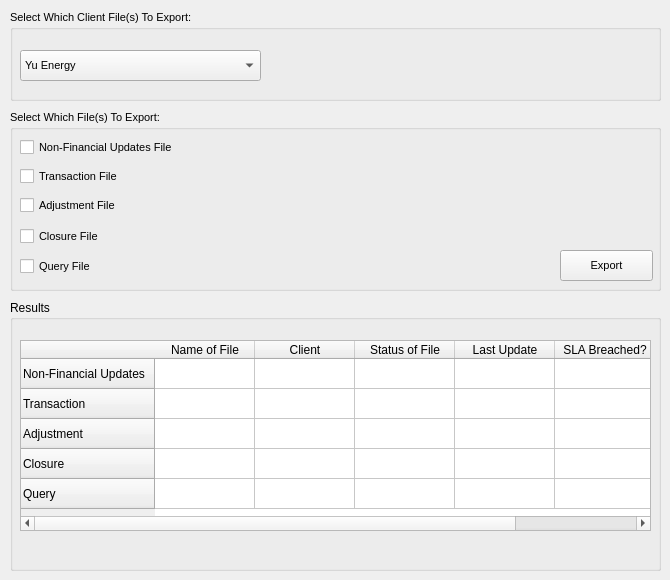
      <widget class="QWidget" name="tab_5">
       <attribute name="title">
        <string>To Client</string>
       </attribute>
       <widget class="QGroupBox" name="groupBox_5">
        <property name="geometry">
         <rect>
          <x>10</x>
          <y>10</y>
          <width>651</width>
          <height>91</height>
         </rect>
        </property>
        <property name="font">
         <font>
          <family>Arial</family>
          <pointsize>8</pointsize>
         </font>
        </property>
        <property name="title">
         <string>Select Which Client File(s) To Export:</string>
        </property>
        <widget class="QComboBox" name="comboBox_7">
         <property name="geometry">
          <rect>
           <x>10</x>
           <y>40</y>
           <width>241</width>
           <height>31</height>
          </rect>
         </property>
         <property name="toolTip">
          <string>Click to Select Client Name</string>
         </property>
         <item>
          <property name="text">
           <string>Yu Energy</string>
          </property>
         </item>
        </widget>
       </widget>
       <widget class="QGroupBox" name="groupBox_6">
        <property name="geometry">
         <rect>
          <x>10</x>
          <y>110</y>
          <width>651</width>
          <height>181</height>
         </rect>
        </property>
        <property name="font">
         <font>
          <family>Arial</family>
          <pointsize>8</pointsize>
         </font>
        </property>
        <property name="title">
         <string>Select Which File(s) To Export:</string>
        </property>
        <widget class="QCheckBox" name="checkBox_10">
         <property name="geometry">
          <rect>
           <x>10</x>
           <y>27</y>
           <width>191</width>
           <height>20</height>
          </rect>
         </property>
         <property name="text">
          <string>Non-Financial Updates File</string>
         </property>
        </widget>
        <widget class="QCheckBox" name="checkBox_11">
         <property name="geometry">
          <rect>
           <x>10</x>
           <y>51</y>
           <width>161</width>
           <height>31</height>
          </rect>
         </property>
         <property name="text">
          <string>Transaction File</string>
         </property>
        </widget>
        <widget class="QPushButton" name="pushButton_3">
         <property name="geometry">
          <rect>
           <x>550</x>
           <y>140</y>
           <width>93</width>
           <height>31</height>
          </rect>
         </property>
         <property name="toolTip">
          <string>Click To Process Selected Files</string>
         </property>
         <property name="text">
          <string>Export</string>
         </property>
        </widget>
        <widget class="QCheckBox" name="checkBox_12">
         <property name="geometry">
          <rect>
           <x>10</x>
           <y>80</y>
           <width>161</width>
           <height>31</height>
          </rect>
         </property>
         <property name="text">
          <string>Adjustment File</string>
         </property>
        </widget>
        <widget class="QCheckBox" name="checkBox_13">
         <property name="geometry">
          <rect>
           <x>10</x>
           <y>111</y>
           <width>161</width>
           <height>31</height>
          </rect>
         </property>
         <property name="text">
          <string>Closure File</string>
         </property>
        </widget>
        <widget class="QCheckBox" name="checkBox_20">
         <property name="geometry">
          <rect>
           <x>10</x>
           <y>148</y>
           <width>111</width>
           <height>17</height>
          </rect>
         </property>
         <property name="text">
          <string>Query File</string>
         </property>
        </widget>
       </widget>
       <widget class="QTableWidget" name="tableWidget_4">
        <property name="geometry">
         <rect>
          <x>20</x>
          <y>340</y>
          <width>631</width>
          <height>191</height>
         </rect>
        </property>
        <property name="font">
         <font>
          <family>Arial</family>
          <pointsize>9</pointsize>
         </font>
        </property>
        <property name="sizeAdjustPolicy">
         <enum>QAbstractScrollArea::AdjustToContentsOnFirstShow</enum>
        </property>
        <row>
         <property name="text">
          <string>Non-Financial Updates</string>
         </property>
        </row>
        <row>
         <property name="text">
          <string>Transaction</string>
         </property>
        </row>
        <row>
         <property name="text">
          <string>Adjustment</string>
         </property>
        </row>
        <row>
         <property name="text">
          <string>Closure</string>
         </property>
        </row>
        <row>
         <property name="text">
          <string>Query</string>
         </property>
        </row>
        <column>
         <property name="text">
          <string>Name of File</string>
         </property>
        </column>
        <column>
         <property name="text">
          <string>Client</string>
         </property>
        </column>
        <column>
         <property name="text">
          <string>Status of File</string>
         </property>
        </column>
        <column>
         <property name="text">
          <string>Last Update</string>
         </property>
        </column>
        <column>
         <property name="text">
          <string>SLA Breached?</string>
         </property>
        </column>
       </widget>
       <widget class="QGroupBox" name="groupBox_13">
        <property name="geometry">
         <rect>
          <x>10</x>
          <y>300</y>
          <width>651</width>
          <height>271</height>
         </rect>
        </property>
        <property name="title">
         <string>Results</string>
        </property>
       </widget>
       <zorder>groupBox_13</zorder>
       <zorder>groupBox_5</zorder>
       <zorder>groupBox_6</zorder>
       <zorder>tableWidget_4</zorder>
      </widget>
